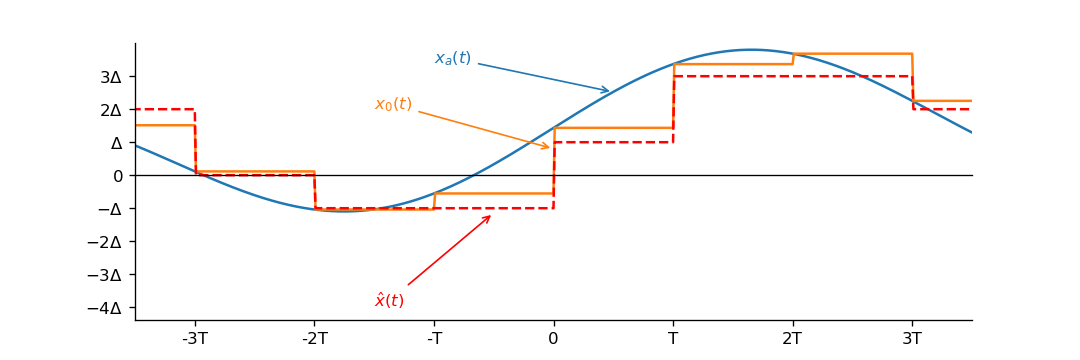

Recreate this plot in Python.
import matplotlib.pyplot as plt
import numpy as np

def axesL(ax):
    #ax.spines['left'].set_color('none')
    #ax.spines['bottom'].set_position('zero')
    ax.spines['top'].set_position('zero')
    ax.spines['right'].set_color('none')
    #ax.spines['top'].set_color('none')
    ax.yaxis.set_ticks([])
    ax.set_xlim(-7, 7)
    ax.set_ylim(-Xm-.2, Xm)
    ax.xaxis.set_ticks([-6,-4, -2, 0, 2, 4, 6])
    ax.xaxis.set_ticklabels(["-3T", "-2T", "-T", "0", "T", "2T", "3T"])
    ax.yaxis.set_ticks([-Xm,-Xm+Delta, -Xm+2*Delta, -Xm+3*Delta, -Xm+4*Delta, -Xm+5*Delta, -Xm+6*Delta, -Xm+7*Delta])
    ax.yaxis.set_ticklabels([r"$-4\Delta$", r"$-3\Delta$", r"$-2\Delta$", r"$-\Delta$", r"$0$", r"$\Delta$", r"$2\Delta$", r"$3\Delta$"])

fig = plt.figure(figsize=(9, 3), dpi=120)
ax = fig.subplots(1, 1)

T = 2
f = lambda x: np.sin(.1*x+.8)+np.sin(.5*x)
hold = lambda x: np.floor(x/T)*T
g = lambda x: f(hold(x))
Xm = 2
Delta = 2.0*Xm/8
quant = lambda x: np.where(x<-Xm, -Xm, np.where(x<Xm-Delta, np.floor((x+(Delta/2))/Delta)*Delta, Xm-Delta))

x = np.arange(-10, 10, .02)
y = f(x)

holdy = g(x)
quanty = quant(holdy)

axesL(ax)
ax.plot(x, y)
ax.annotate(r"$x_a(t)$", xy=(1, 1.26), xytext=(-2, 1.7), arrowprops=dict(arrowstyle='->', color='C0'), color='C0')
ax.plot(x, holdy)
ax.annotate(r"$x_0(t)$", xy=(0, .4), xytext=(-3, 1), arrowprops=dict(arrowstyle='->', color='C1'), color='C1')
ax.plot(x, quanty, linestyle='--', color='r')
ax.annotate(r"$\hat{x}(t)$", xy=(-1, -.57), xytext=(-3, -2), arrowprops=dict(arrowstyle='->', color='r'), color='r')

fig.savefig("QuantizationOutput.png", format='png')
plt.show()
